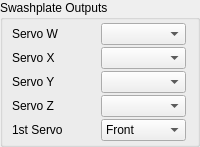
            <widget class="QGroupBox" name="SwashplateBox">
             <property name="sizePolicy">
              <sizepolicy hsizetype="Fixed" vsizetype="Maximum">
               <horstretch>0</horstretch>
               <verstretch>0</verstretch>
              </sizepolicy>
             </property>
             <property name="title">
              <string>Swashplate Outputs</string>
             </property>
             <layout class="QGridLayout" name="gridLayout_19">
              <property name="horizontalSpacing">
               <number>3</number>
              </property>
              <property name="verticalSpacing">
               <number>2</number>
              </property>
              <property name="margin">
               <number>3</number>
              </property>
              <item row="0" column="0">
               <widget class="QLabel" name="ccpmServoWLabel">
                <property name="enabled">
                 <bool>true</bool>
                </property>
                <property name="sizePolicy">
                 <sizepolicy hsizetype="Fixed" vsizetype="Preferred">
                  <horstretch>1</horstretch>
                  <verstretch>1</verstretch>
                 </sizepolicy>
                </property>
                <property name="minimumSize">
                 <size>
                  <width>80</width>
                  <height>0</height>
                 </size>
                </property>
                <property name="maximumSize">
                 <size>
                  <width>80</width>
                  <height>16777215</height>
                 </size>
                </property>
                <property name="text">
                 <string>Servo W</string>
                </property>
               </widget>
              </item>
              <item row="0" column="1">
               <widget class="QComboBox" name="ccpmServoWChannel">
                <property name="enabled">
                 <bool>true</bool>
                </property>
                <property name="sizePolicy">
                 <sizepolicy hsizetype="Fixed" vsizetype="Fixed">
                  <horstretch>0</horstretch>
                  <verstretch>0</verstretch>
                 </sizepolicy>
                </property>
                <property name="minimumSize">
                 <size>
                  <width>85</width>
                  <height>0</height>
                 </size>
                </property>
                <property name="maximumSize">
                 <size>
                  <width>85</width>
                  <height>16777215</height>
                 </size>
                </property>
               </widget>
              </item>
              <item row="1" column="1">
               <widget class="QComboBox" name="ccpmServoXChannel">
                <property name="sizePolicy">
                 <sizepolicy hsizetype="Fixed" vsizetype="Fixed">
                  <horstretch>0</horstretch>
                  <verstretch>0</verstretch>
                 </sizepolicy>
                </property>
                <property name="minimumSize">
                 <size>
                  <width>85</width>
                  <height>0</height>
                 </size>
                </property>
                <property name="maximumSize">
                 <size>
                  <width>85</width>
                  <height>16777215</height>
                 </size>
                </property>
               </widget>
              </item>
              <item row="3" column="1">
               <widget class="QComboBox" name="ccpmServoYChannel">
                <property name="enabled">
                 <bool>true</bool>
                </property>
                <property name="sizePolicy">
                 <sizepolicy hsizetype="Fixed" vsizetype="Fixed">
                  <horstretch>0</horstretch>
                  <verstretch>0</verstretch>
                 </sizepolicy>
                </property>
                <property name="minimumSize">
                 <size>
                  <width>85</width>
                  <height>0</height>
                 </size>
                </property>
                <property name="maximumSize">
                 <size>
                  <width>85</width>
                  <height>16777215</height>
                 </size>
                </property>
               </widget>
              </item>
              <item row="1" column="0">
               <widget class="QLabel" name="ccpmServoXLabel">
                <property name="sizePolicy">
                 <sizepolicy hsizetype="Fixed" vsizetype="Preferred">
                  <horstretch>1</horstretch>
                  <verstretch>1</verstretch>
                 </sizepolicy>
                </property>
                <property name="minimumSize">
                 <size>
                  <width>80</width>
                  <height>0</height>
                 </size>
                </property>
                <property name="maximumSize">
                 <size>
                  <width>80</width>
                  <height>16777215</height>
                 </size>
                </property>
                <property name="text">
                 <string>Servo X</string>
                </property>
               </widget>
              </item>
              <item row="5" column="1">
               <widget class="QComboBox" name="ccpmSingleServo">
                <property name="sizePolicy">
                 <sizepolicy hsizetype="Fixed" vsizetype="Fixed">
                  <horstretch>0</horstretch>
                  <verstretch>0</verstretch>
                 </sizepolicy>
                </property>
                <property name="minimumSize">
                 <size>
                  <width>85</width>
                  <height>0</height>
                 </size>
                </property>
                <property name="maximumSize">
                 <size>
                  <width>85</width>
                  <height>16777215</height>
                 </size>
                </property>
                <item>
                 <property name="text">
                  <string>Front</string>
                 </property>
                </item>
                <item>
                 <property name="text">
                  <string>Right</string>
                 </property>
                </item>
                <item>
                 <property name="text">
                  <string>Rear</string>
                 </property>
                </item>
                <item>
                 <property name="text">
                  <string>Left</string>
                 </property>
                </item>
               </widget>
              </item>
              <item row="5" column="0">
               <widget class="QLabel" name="ccpmServoZLabel_3">
                <property name="sizePolicy">
                 <sizepolicy hsizetype="Fixed" vsizetype="Preferred">
                  <horstretch>1</horstretch>
                  <verstretch>1</verstretch>
                 </sizepolicy>
                </property>
                <property name="minimumSize">
                 <size>
                  <width>80</width>
                  <height>0</height>
                 </size>
                </property>
                <property name="maximumSize">
                 <size>
                  <width>80</width>
                  <height>16777215</height>
                 </size>
                </property>
                <property name="text">
                 <string>1st Servo</string>
                </property>
               </widget>
              </item>
              <item row="4" column="1">
               <widget class="QComboBox" name="ccpmServoZChannel">
                <property name="sizePolicy">
                 <sizepolicy hsizetype="Fixed" vsizetype="Fixed">
                  <horstretch>0</horstretch>
                  <verstretch>0</verstretch>
                 </sizepolicy>
                </property>
                <property name="minimumSize">
                 <size>
                  <width>85</width>
                  <height>0</height>
                 </size>
                </property>
                <property name="maximumSize">
                 <size>
                  <width>85</width>
                  <height>16777215</height>
                 </size>
                </property>
               </widget>
              </item>
              <item row="4" column="0">
               <widget class="QLabel" name="ccpmServoZLabel">
                <property name="sizePolicy">
                 <sizepolicy hsizetype="Fixed" vsizetype="Preferred">
                  <horstretch>1</horstretch>
                  <verstretch>1</verstretch>
                 </sizepolicy>
                </property>
                <property name="minimumSize">
                 <size>
                  <width>80</width>
                  <height>0</height>
                 </size>
                </property>
                <property name="maximumSize">
                 <size>
                  <width>80</width>
                  <height>16777215</height>
                 </size>
                </property>
                <property name="text">
                 <string>Servo Z</string>
                </property>
               </widget>
              </item>
              <item row="3" column="0">
               <widget class="QLabel" name="ccpmServoYLabel">
                <property name="enabled">
                 <bool>true</bool>
                </property>
                <property name="sizePolicy">
                 <sizepolicy hsizetype="Fixed" vsizetype="Preferred">
                  <horstretch>1</horstretch>
                  <verstretch>1</verstretch>
                 </sizepolicy>
                </property>
                <property name="minimumSize">
                 <size>
                  <width>80</width>
                  <height>0</height>
                 </size>
                </property>
                <property name="maximumSize">
                 <size>
                  <width>80</width>
                  <height>16777215</height>
                 </size>
                </property>
                <property name="text">
                 <string>Servo Y</string>
                </property>
               </widget>
              </item>
             </layout>
            </widget>
